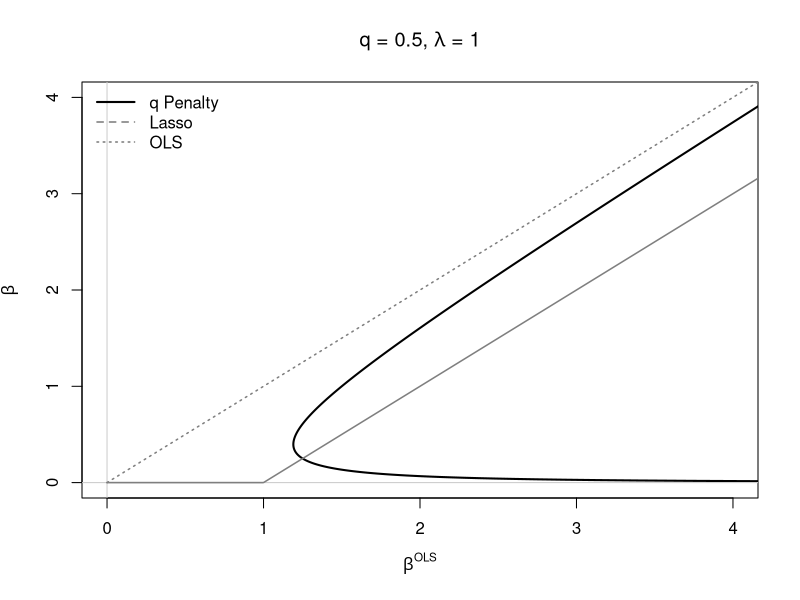
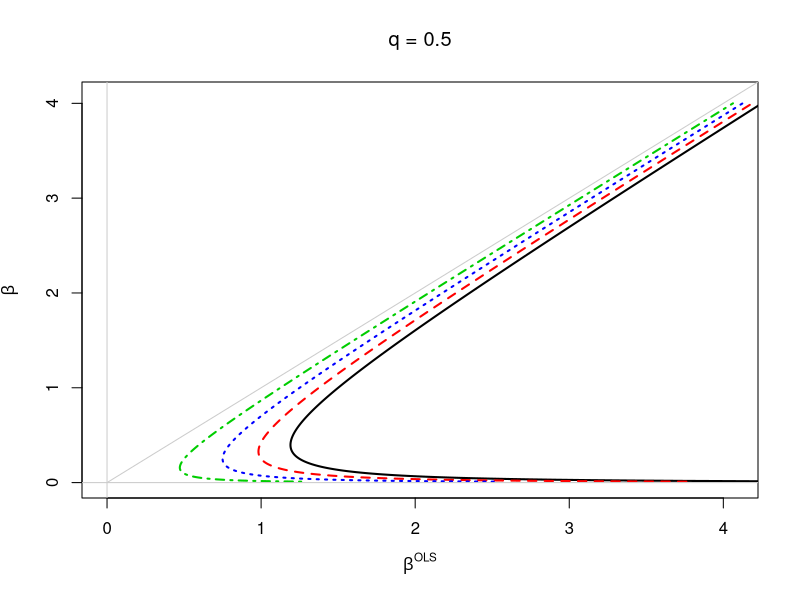
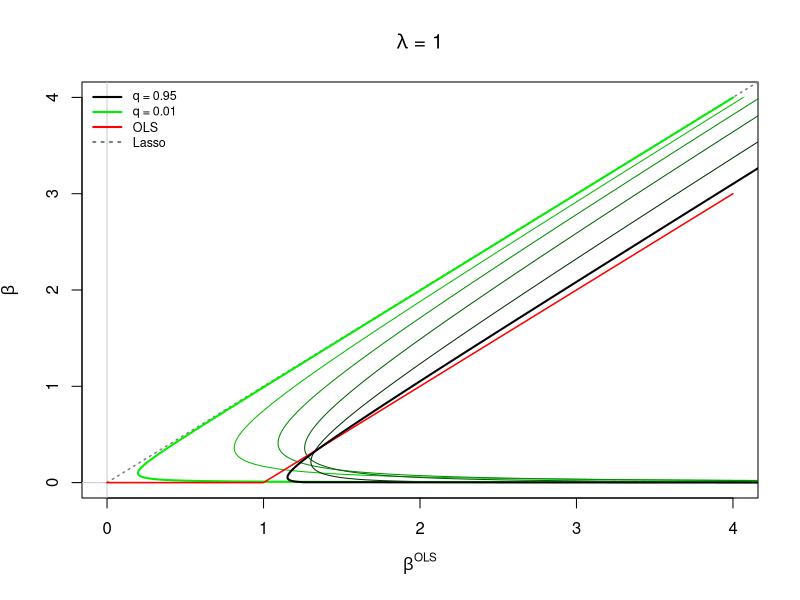

The R script that drew these images, in order:
mycols <- colorRampPalette(c("black", "green2"))


bPOS <- function(x, q, lam) {
  x + lam * q * x^(q - 1)
}
bPOS2 <- function(x, q, lam) {
  betaQmin <- (q * lam - q^2 * lam)^(1/(2 - q))
  
  if (x < betaQmin) {
    return (NaN)
  } else {
    x + lam * q * x^(q - 1)
  }
}
bPOS3 <- function(x, q, lam) {
  betaQmin <- (q * lam - q^2 * lam)^(1/(2 - q))
  
  if (x > betaQmin) {
    return (NaN)
  } else {
    x + lam * q * x^(q - 1)
  }
}

blasso <- function(bols, lam) {
  sign(bols) * max(abs(bols) - lam, 0)
}


q <- 1/2
lam <- 1
bmax <- 4


#### PLOT ALL BRANCHES
betaols <- seq(0.01, bmax, length.out = 1e3)
bP <- sapply(betaols, function(z) bPOS(z, q, lam))

betaols_input <- seq(0, max(bP, na.rm = T), length.out = 1e3)
betaols_input2 <- betaols_input # hacky solution to plot x ~ x
bL <- sapply(betaols_input, function(z) blasso(z, lam))
plot(betaols ~ bP, type = 'l', lwd = 2, 
     xlim = c(0, min(bmax, max(bP, na.rm = T))),
     ylim = c(0, min(bmax, max(bP, na.rm = T))),
     xlab = expression(beta^OLS),
     ylab = expression(beta),
     main = substitute(
       paste("q = ", q, ", ", lambda, " = ", lam),
       list(q = q, lam = lam)))
abline(h = 0, col = 'gray80')
abline(v = 0, col = 'gray80')
lines(bL ~ betaols_input, lwd = 1.5, col = 'gray50')
lines(betaols_input2 ~ betaols_input, lwd = 1.5, col = 'gray50', lty = 'dotted')
legend("topleft", legend = c("q Penalty", "Lasso", "OLS"), bty = 'n',
       lty = c("solid", "dashed", "dotted"), lwd = c(2, 1.5, 1.5), seg.len = 2.5,
       col = c("black", "gray50", "gray50"))




#### PLOT ALL BRANCHES as a function of lambda
q <- 1/2
lams <- c(1, 3/4, 2/4, 1/4)
bmax <- 4

cols <- c("black", "red", "blue", "green3")
ltys <- c("solid", "dashed", "dotted", "dotdash")


betaols <- seq(0.01, bmax, length.out = 1e3)
bP <- lapply(lams, FUN = function(lam) sapply(betaols, function(z) bPOS(z, q, lam)))

betaols_input <- seq(0, max(unlist(bP), na.rm = T), length.out = 1e2)
betaols_input2 <- betaols_input # hacky solution to plot x ~ x
bL <- lapply(lams, FUN = function(lam) sapply(betaols_input, function(z) blasso(z, lam)))
plot(betaols ~ bP[[1]], type = 'l', lwd = 2, 
     col = cols[[1]], lty = ltys[[1]],
     xlim = c(0, min(unlist(lapply(bP, max)))),
     ylim = c(0, min(unlist(lapply(bP, max)))),
     xlab = expression(beta^OLS),
     ylab = expression(beta),
     main = substitute(
       paste("q = ", q),
       list(q = q)))
for (i in 2:length(lams)) {
  lines(betaols ~ bP[[i]], lwd = 2, col = cols[i], lty = ltys[i])
}
abline(h = 0, col = 'gray80')
abline(v = 0, col = 'gray80')
lines(betaols_input2 ~ betaols_input, lwd = 1, col = 'gray80')


#### PLOT ALL BRANCHES as a function of q
lam <- 1
qs <- c(0.95, seq(0.8, 0.2, by = -0.2), 0.01)
bmax <- 4

cols <- mycols(length(qs))
ltys <- c("solid", "dashed", "dotted", "dotdash")
ltys <- rep("solid", length(qs))


betaols <- seq(0.000000000000001, bmax, length.out = 1e3)
bP <- lapply(qs, FUN = function(q) sapply(betaols, function(z) bPOS(z, q, lam)))

betaols_input <- seq(0, max(unlist(bP), na.rm = T), length.out = 1e2)
betaols_input2 <- betaols_input # hacky solution to plot x ~ x
bL <- sapply(betaols, function(z) blasso(z, lam))

plot(NA,
     xlim = c(0, min(unlist(lapply(bP, max)), bmax)),
     ylim = c(0, min(unlist(lapply(bP, max)), bmax)),
     xlab = expression(beta^OLS),
     ylab = expression(beta),
     main = substitute(
       paste(lambda, " = ", lam),
       list(lam = lam)))
abline(h = 0, col = 'gray80')
abline(v = 0, col = 'gray80')
lines(betaols_input2 ~ betaols_input, lwd = 1.5, col = 'gray50', lty = 'dotted')
for (i in (length(qs) - 1):2) {
  lines(betaols ~ bP[[i]], lwd = 1, col = cols[i], lty = ltys[i])
}
lines(betaols ~ bP[[length(qs)]], lwd = 2, col = cols[length(qs)], lty = ltys[length(qs)])
lines(bL ~ betaols, lwd = 1.5, col = 'red')
lines(betaols ~ bP[[1]], type = 'l', lwd = 2, col = cols[1], lty = ltys[1])

legend("topleft", legend = 
         c(eval(substitute(expression(paste("q = ", q)), list(q = qs[1]))), 
           eval(substitute(expression(paste("q = ", q)), list(q = qs[length(qs)]))),
           "OLS", "Lasso"),
       col = c(cols[1], cols[length(qs)], "red", "gray50"), seg.len = 2.5, cex = 0.75, lwd = 2,
       lty = c(ltys[1], ltys[length(qs)], "solid", "dotted"), bty = 'n')





